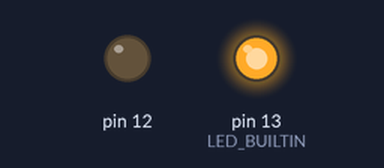
A sketch run on a simulated Arduino Uno, built with avr-gcc and run on an emulated ATmega328P. On the bench: output pins drawn as LEDs (lit = HIGH).

Above: at 5.0 s.
At 19.0 s:
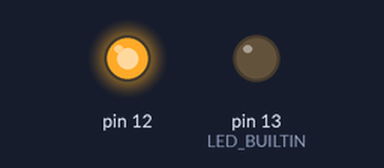
At 26.0 s:
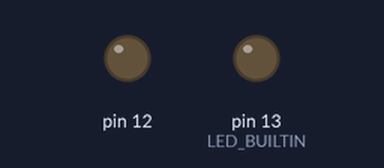
Timing chart, 0 to 36.4 s (numbered marks = the images above):
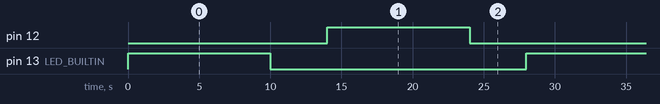

Measured:
- by itself, pin 12, pin 13 (LED_BUILTIN): alternates HIGH for 10.0 s and LOW for 18.0 s
- by itself, everything shown: repeats every 28.0 s, in 4 steps

The sketch:

practica0011.ino
```cpp
//
int controlador = 0;

void setup()
{
  pinMode(LED_BUILTIN, OUTPUT);
  pinMode(12, OUTPUT);
}

void loop()
{
  digitalWrite(LED_BUILTIN, HIGH);
  delay(10000); // Wait for 10000 millisecond(s)
  digitalWrite(LED_BUILTIN, LOW);
  delay(4000); // Wait for 4000 millisecond(s)
  digitalWrite(12, HIGH);
  delay(10000); // Wait for 10000 millisecond(s)
  digitalWrite(12, LOW);
  delay(4000); // Wait for 4000 millisecond(s)
}
```
